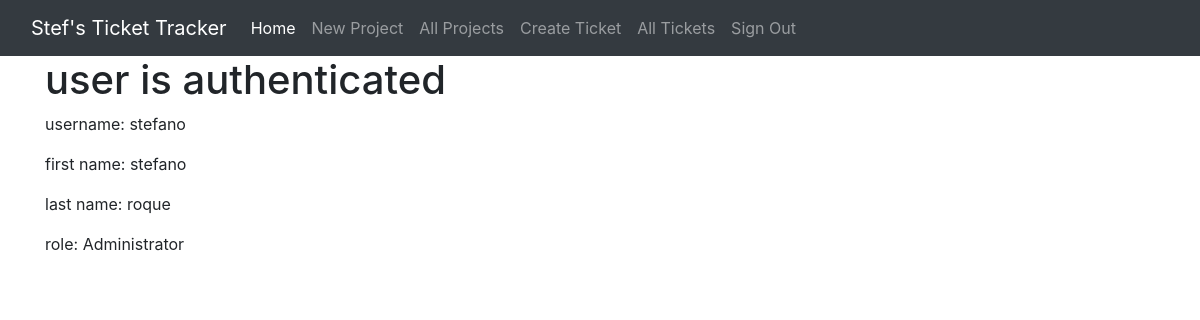
Screenshot of / (signed in) with the database file from the repository.
### ticket_tracker/models.py (models this page shows)
class User(AbstractUser):
    role = models.CharField(max_length=32)

### ticket_tracker/views.py (the view)
# urls.py: path("", views.index, name="index"),
def index(request):
    return render(request, "ticket_tracker/index.html")

### ticket_tracker/templates/ticket_tracker/index.html (shortened to what this page needs)
{% extends "ticket_tracker/layout.html" %}
{% load static %}
{% block body %}
<div class="container">
    {% if user.is_authenticated %}
    <h1>user is authenticated</h1>
    <p>username:  {{ user.username }}</p>
    <p>first name:  {{ user.first_name }}</p>
    <p>last name:  {{ user.last_name }}</p>
    <p>role:  {{ user.role }}</p>
    {% endif %}
</div>
{% endblock %}

### rows the page displays
User: username "stefano", first_name "stefano", last_name "roque", role "Administrator"
